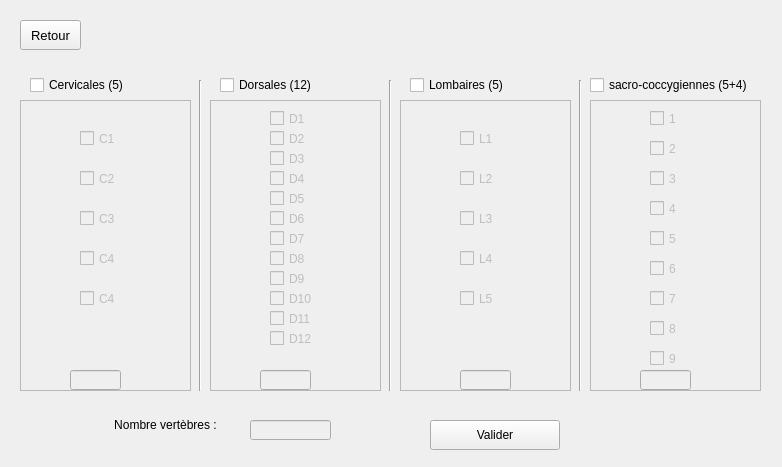
<?xml version="1.0" encoding="UTF-8"?>
<ui version="4.0">
 <class>Frame</class>
 <widget class="QFrame" name="Frame">
  <property name="geometry">
   <rect>
    <x>0</x>
    <y>0</y>
    <width>782</width>
    <height>467</height>
   </rect>
  </property>
  <property name="windowTitle">
   <string>Frame</string>
  </property>
  <widget class="QPushButton" name="pushButton_valider">
   <property name="geometry">
    <rect>
     <x>430</x>
     <y>420</y>
     <width>130</width>
     <height>30</height>
    </rect>
   </property>
   <property name="text">
    <string>Valider</string>
   </property>
  </widget>
  <widget class="QPushButton" name="pushButton_retour">
   <property name="geometry">
    <rect>
     <x>20</x>
     <y>20</y>
     <width>61</width>
     <height>30</height>
    </rect>
   </property>
   <property name="font">
    <font>
     <pointsize>10</pointsize>
     <weight>50</weight>
     <bold>false</bold>
    </font>
   </property>
   <property name="text">
    <string>Retour</string>
   </property>
  </widget>
  <widget class="QFrame" name="frame_cervicale">
   <property name="enabled">
    <bool>false</bool>
   </property>
   <property name="geometry">
    <rect>
     <x>20</x>
     <y>100</y>
     <width>171</width>
     <height>291</height>
    </rect>
   </property>
   <property name="frameShape">
    <enum>QFrame::StyledPanel</enum>
   </property>
   <property name="frameShadow">
    <enum>QFrame::Raised</enum>
   </property>
   <widget class="QCheckBox" name="checkBox">
    <property name="geometry">
     <rect>
      <x>60</x>
      <y>30</y>
      <width>70</width>
      <height>17</height>
     </rect>
    </property>
    <property name="text">
     <string>C1</string>
    </property>
   </widget>
   <widget class="QCheckBox" name="checkBox_2">
    <property name="geometry">
     <rect>
      <x>60</x>
      <y>70</y>
      <width>70</width>
      <height>17</height>
     </rect>
    </property>
    <property name="text">
     <string>C2</string>
    </property>
   </widget>
   <widget class="QCheckBox" name="checkBox_3">
    <property name="geometry">
     <rect>
      <x>60</x>
      <y>110</y>
      <width>70</width>
      <height>17</height>
     </rect>
    </property>
    <property name="text">
     <string>C3</string>
    </property>
   </widget>
   <widget class="QCheckBox" name="checkBox_4">
    <property name="geometry">
     <rect>
      <x>60</x>
      <y>150</y>
      <width>70</width>
      <height>17</height>
     </rect>
    </property>
    <property name="text">
     <string>C4</string>
    </property>
   </widget>
   <widget class="QCheckBox" name="checkBox_5">
    <property name="geometry">
     <rect>
      <x>60</x>
      <y>190</y>
      <width>70</width>
      <height>17</height>
     </rect>
    </property>
    <property name="text">
     <string>C4</string>
    </property>
   </widget>
   <widget class="QLineEdit" name="lineEdit_cervicale">
    <property name="enabled">
     <bool>false</bool>
    </property>
    <property name="geometry">
     <rect>
      <x>50</x>
      <y>270</y>
      <width>51</width>
      <height>20</height>
     </rect>
    </property>
   </widget>
  </widget>
  <widget class="QFrame" name="frame_dorsale">
   <property name="enabled">
    <bool>false</bool>
   </property>
   <property name="geometry">
    <rect>
     <x>210</x>
     <y>100</y>
     <width>171</width>
     <height>291</height>
    </rect>
   </property>
   <property name="frameShape">
    <enum>QFrame::StyledPanel</enum>
   </property>
   <property name="frameShadow">
    <enum>QFrame::Raised</enum>
   </property>
   <widget class="QCheckBox" name="checkBox_6">
    <property name="geometry">
     <rect>
      <x>60</x>
      <y>30</y>
      <width>70</width>
      <height>17</height>
     </rect>
    </property>
    <property name="text">
     <string>D2</string>
    </property>
   </widget>
   <widget class="QCheckBox" name="checkBox_7">
    <property name="geometry">
     <rect>
      <x>60</x>
      <y>90</y>
      <width>70</width>
      <height>17</height>
     </rect>
    </property>
    <property name="text">
     <string>D5</string>
    </property>
   </widget>
   <widget class="QCheckBox" name="checkBox_8">
    <property name="geometry">
     <rect>
      <x>60</x>
      <y>10</y>
      <width>70</width>
      <height>17</height>
     </rect>
    </property>
    <property name="text">
     <string>D1</string>
    </property>
   </widget>
   <widget class="QCheckBox" name="checkBox_9">
    <property name="geometry">
     <rect>
      <x>60</x>
      <y>50</y>
      <width>70</width>
      <height>17</height>
     </rect>
    </property>
    <property name="text">
     <string>D3</string>
    </property>
   </widget>
   <widget class="QCheckBox" name="checkBox_10">
    <property name="geometry">
     <rect>
      <x>60</x>
      <y>70</y>
      <width>70</width>
      <height>17</height>
     </rect>
    </property>
    <property name="text">
     <string>D4</string>
    </property>
   </widget>
   <widget class="QCheckBox" name="checkBox_11">
    <property name="geometry">
     <rect>
      <x>60</x>
      <y>130</y>
      <width>70</width>
      <height>17</height>
     </rect>
    </property>
    <property name="text">
     <string>D7</string>
    </property>
   </widget>
   <widget class="QCheckBox" name="checkBox_12">
    <property name="geometry">
     <rect>
      <x>60</x>
      <y>150</y>
      <width>70</width>
      <height>17</height>
     </rect>
    </property>
    <property name="text">
     <string>D8</string>
    </property>
   </widget>
   <widget class="QCheckBox" name="checkBox_13">
    <property name="geometry">
     <rect>
      <x>60</x>
      <y>170</y>
      <width>70</width>
      <height>17</height>
     </rect>
    </property>
    <property name="text">
     <string>D9</string>
    </property>
   </widget>
   <widget class="QCheckBox" name="checkBox_14">
    <property name="geometry">
     <rect>
      <x>60</x>
      <y>190</y>
      <width>70</width>
      <height>17</height>
     </rect>
    </property>
    <property name="text">
     <string>D10</string>
    </property>
   </widget>
   <widget class="QCheckBox" name="checkBox_15">
    <property name="geometry">
     <rect>
      <x>60</x>
      <y>110</y>
      <width>70</width>
      <height>17</height>
     </rect>
    </property>
    <property name="text">
     <string>D6</string>
    </property>
   </widget>
   <widget class="QCheckBox" name="checkBox_16">
    <property name="geometry">
     <rect>
      <x>60</x>
      <y>230</y>
      <width>70</width>
      <height>17</height>
     </rect>
    </property>
    <property name="text">
     <string>D12</string>
    </property>
   </widget>
   <widget class="QCheckBox" name="checkBox_17">
    <property name="geometry">
     <rect>
      <x>60</x>
      <y>210</y>
      <width>70</width>
      <height>17</height>
     </rect>
    </property>
    <property name="text">
     <string>D11</string>
    </property>
   </widget>
   <widget class="QLineEdit" name="lineEdit_dorsale">
    <property name="enabled">
     <bool>false</bool>
    </property>
    <property name="geometry">
     <rect>
      <x>50</x>
      <y>270</y>
      <width>51</width>
      <height>20</height>
     </rect>
    </property>
   </widget>
  </widget>
  <widget class="QFrame" name="frame_lombaire">
   <property name="enabled">
    <bool>false</bool>
   </property>
   <property name="geometry">
    <rect>
     <x>400</x>
     <y>100</y>
     <width>171</width>
     <height>291</height>
    </rect>
   </property>
   <property name="frameShape">
    <enum>QFrame::StyledPanel</enum>
   </property>
   <property name="frameShadow">
    <enum>QFrame::Raised</enum>
   </property>
   <widget class="QCheckBox" name="checkBox_18">
    <property name="geometry">
     <rect>
      <x>60</x>
      <y>70</y>
      <width>70</width>
      <height>17</height>
     </rect>
    </property>
    <property name="text">
     <string>L2</string>
    </property>
   </widget>
   <widget class="QCheckBox" name="checkBox_19">
    <property name="geometry">
     <rect>
      <x>60</x>
      <y>190</y>
      <width>70</width>
      <height>17</height>
     </rect>
    </property>
    <property name="text">
     <string>L5</string>
    </property>
   </widget>
   <widget class="QCheckBox" name="checkBox_20">
    <property name="geometry">
     <rect>
      <x>60</x>
      <y>30</y>
      <width>70</width>
      <height>17</height>
     </rect>
    </property>
    <property name="text">
     <string>L1</string>
    </property>
   </widget>
   <widget class="QCheckBox" name="checkBox_21">
    <property name="geometry">
     <rect>
      <x>60</x>
      <y>110</y>
      <width>70</width>
      <height>17</height>
     </rect>
    </property>
    <property name="text">
     <string>L3</string>
    </property>
   </widget>
   <widget class="QCheckBox" name="checkBox_22">
    <property name="geometry">
     <rect>
      <x>60</x>
      <y>150</y>
      <width>70</width>
      <height>17</height>
     </rect>
    </property>
    <property name="text">
     <string>L4</string>
    </property>
   </widget>
   <widget class="QLineEdit" name="lineEdit_lombaire">
    <property name="enabled">
     <bool>false</bool>
    </property>
    <property name="geometry">
     <rect>
      <x>60</x>
      <y>270</y>
      <width>51</width>
      <height>20</height>
     </rect>
    </property>
   </widget>
  </widget>
  <widget class="QFrame" name="frame_sacroCoccygiennes">
   <property name="enabled">
    <bool>false</bool>
   </property>
   <property name="geometry">
    <rect>
     <x>590</x>
     <y>100</y>
     <width>171</width>
     <height>291</height>
    </rect>
   </property>
   <property name="frameShape">
    <enum>QFrame::StyledPanel</enum>
   </property>
   <property name="frameShadow">
    <enum>QFrame::Raised</enum>
   </property>
   <widget class="QCheckBox" name="checkBox_23">
    <property name="geometry">
     <rect>
      <x>60</x>
      <y>40</y>
      <width>70</width>
      <height>17</height>
     </rect>
    </property>
    <property name="text">
     <string>2</string>
    </property>
   </widget>
   <widget class="QCheckBox" name="checkBox_24">
    <property name="geometry">
     <rect>
      <x>60</x>
      <y>130</y>
      <width>70</width>
      <height>17</height>
     </rect>
    </property>
    <property name="text">
     <string>5</string>
    </property>
   </widget>
   <widget class="QCheckBox" name="checkBox_25">
    <property name="geometry">
     <rect>
      <x>60</x>
      <y>100</y>
      <width>70</width>
      <height>17</height>
     </rect>
    </property>
    <property name="text">
     <string>4</string>
    </property>
   </widget>
   <widget class="QCheckBox" name="checkBox_26">
    <property name="geometry">
     <rect>
      <x>60</x>
      <y>70</y>
      <width>70</width>
      <height>17</height>
     </rect>
    </property>
    <property name="text">
     <string>3</string>
    </property>
   </widget>
   <widget class="QCheckBox" name="checkBox_27">
    <property name="geometry">
     <rect>
      <x>60</x>
      <y>160</y>
      <width>70</width>
      <height>17</height>
     </rect>
    </property>
    <property name="text">
     <string>6</string>
    </property>
   </widget>
   <widget class="QCheckBox" name="checkBox_28">
    <property name="geometry">
     <rect>
      <x>60</x>
      <y>250</y>
      <width>70</width>
      <height>17</height>
     </rect>
    </property>
    <property name="text">
     <string>9</string>
    </property>
   </widget>
   <widget class="QCheckBox" name="checkBox_29">
    <property name="geometry">
     <rect>
      <x>60</x>
      <y>190</y>
      <width>70</width>
      <height>17</height>
     </rect>
    </property>
    <property name="text">
     <string>7</string>
    </property>
   </widget>
   <widget class="QCheckBox" name="checkBox_30">
    <property name="geometry">
     <rect>
      <x>60</x>
      <y>10</y>
      <width>70</width>
      <height>17</height>
     </rect>
    </property>
    <property name="text">
     <string>1</string>
    </property>
   </widget>
   <widget class="QCheckBox" name="checkBox_31">
    <property name="geometry">
     <rect>
      <x>60</x>
      <y>220</y>
      <width>70</width>
      <height>17</height>
     </rect>
    </property>
    <property name="text">
     <string>8</string>
    </property>
   </widget>
   <widget class="QLineEdit" name="lineEdit_sacro">
    <property name="enabled">
     <bool>false</bool>
    </property>
    <property name="geometry">
     <rect>
      <x>50</x>
      <y>270</y>
      <width>51</width>
      <height>20</height>
     </rect>
    </property>
   </widget>
  </widget>
  <widget class="Line" name="line">
   <property name="geometry">
    <rect>
     <x>190</x>
     <y>80</y>
     <width>20</width>
     <height>311</height>
    </rect>
   </property>
   <property name="orientation">
    <enum>Qt::Vertical</enum>
   </property>
  </widget>
  <widget class="Line" name="line_2">
   <property name="geometry">
    <rect>
     <x>380</x>
     <y>80</y>
     <width>20</width>
     <height>311</height>
    </rect>
   </property>
   <property name="orientation">
    <enum>Qt::Vertical</enum>
   </property>
  </widget>
  <widget class="Line" name="line_3">
   <property name="geometry">
    <rect>
     <x>570</x>
     <y>80</y>
     <width>20</width>
     <height>311</height>
    </rect>
   </property>
   <property name="orientation">
    <enum>Qt::Vertical</enum>
   </property>
  </widget>
  <widget class="QCheckBox" name="checkBox_lombaires">
   <property name="geometry">
    <rect>
     <x>410</x>
     <y>70</y>
     <width>131</width>
     <height>30</height>
    </rect>
   </property>
   <property name="text">
    <string>Lombaires (5)</string>
   </property>
  </widget>
  <widget class="QCheckBox" name="checkBox_sacroCoccygiennes">
   <property name="geometry">
    <rect>
     <x>590</x>
     <y>70</y>
     <width>171</width>
     <height>30</height>
    </rect>
   </property>
   <property name="text">
    <string>sacro-coccygiennes (5+4)</string>
   </property>
  </widget>
  <widget class="QCheckBox" name="checkBox_cervicales">
   <property name="geometry">
    <rect>
     <x>30</x>
     <y>70</y>
     <width>131</width>
     <height>30</height>
    </rect>
   </property>
   <property name="text">
    <string>Cervicales (5)</string>
   </property>
  </widget>
  <widget class="QCheckBox" name="checkBox_dorsales">
   <property name="geometry">
    <rect>
     <x>220</x>
     <y>70</y>
     <width>131</width>
     <height>30</height>
    </rect>
   </property>
   <property name="text">
    <string>Dorsales (12)</string>
   </property>
  </widget>
  <widget class="QLineEdit" name="lineEdit_compte">
   <property name="enabled">
    <bool>false</bool>
   </property>
   <property name="geometry">
    <rect>
     <x>250</x>
     <y>420</y>
     <width>81</width>
     <height>20</height>
    </rect>
   </property>
  </widget>
  <widget class="QLabel" name="label">
   <property name="geometry">
    <rect>
     <x>90</x>
     <y>410</y>
     <width>151</width>
     <height>31</height>
    </rect>
   </property>
   <property name="text">
    <string>&lt;html&gt;&lt;head/&gt;&lt;body&gt;&lt;p align=&quot;center&quot;&gt;Nombre vertèbres :&lt;/p&gt;&lt;/body&gt;&lt;/html&gt;</string>
   </property>
  </widget>
 </widget>
 <resources/>
 <connections/>
</ui>
